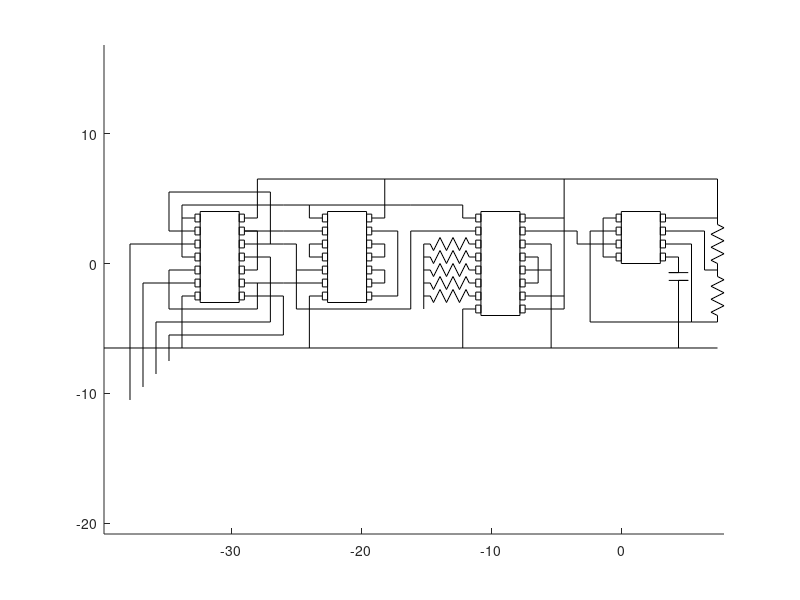

This figure's MATLAB source:
% draw logic circuit for Halloween costume
clear
clc

% x = absolute position x
% y =  y
% dx = displacement x
% dy = displacement y
% sx = spacing of x
% sy = spacing of y
% l = lenth
% b = breadth

% w = of wire
% i = of integrated circuit
% p = of pin
% r = of resistor
% c = of capacitor

%dxw = 0; % don't bother using
%dyw = 0; % don't bother using
sxw = 1;
syw = 1;

dxp = 0.4;
dyp = 0.6;
dxi = 3;
dyi = 1 - dyp;
sxp = dxi + dxp;
syp = syw;

lr = 4*sxw;
br = 0.5*sxw;
er = 0.5;
sr = 6;
lrl = [0 er er+([1:sr]-0.5)*((lr-2*er)/sr) lr-er lr NaN];
brb = [0 0 (-1).^[0:(sr-1)] 0 0 NaN]*br;

lc = 3*sxw;
bc = 0.75*sxw;
lcl = [0 0.4 0.4 0.4 NaN 0.6 0.6 0.6 1]*lc;
bcb = [0 0 1 -1 NaN 1 -1 0 0]*bc;

% pc = pin count (one side)
% ll = lower left of current integrated circuit
% t = temp

% initialize lines
xw = [];
yw = [];
xi = [];
yi = [];
xp = [];
yp = [];
xr = [];
yr = [];
xc = [];
yc = [];

%%%%%%%%%%%%%%%%%%%%%%%%%%%%%%%%

% VCC
xt = dxi + dxp + 4*sxw;
x1 = 0 - 5*dxp - 16*sxw - 2*dxi - lr;
yt = dyi/2 + 3*syp + dyp/2 + 3*syw;
xw = [xw xt x1 NaN];
yw = [yw yt yt NaN];


% GND
xt = dxi + dxp + sxw   +3*sxw;
x1 = 0 - 7*dxp - 24*sxw - 3*dxi - lr;
yt = dyi/2 + 0*syp + dyp/2 - syp*4 - syw*3;
xw = [xw xt x1 NaN];
yw = [yw yt yt NaN];



%%%%%%%%%%%%%%%%%%%%%%%%%%%%%%%%

% 555 timer
pc = 4;
xll = 0;
yll = 0;

% draw IC
xi = [xi xll xll xll+dxi xll+dxi xll NaN];
yi = [yi yll yll+(pc-1)*syp+dyp+dyi yll+(pc-1)*syp+dyp+dyi yll yll NaN];
for ii = 1:pc
  yt = yll + dyi/2 + (ii-1)*syp;

  xt = xll - dxp;
  xp = [xp xt xt xt+dxp xt+dxp xt NaN];
  yp = [yp yt yt+dyp yt+dyp yt yt NaN];

  xt = xll + dxi;
  xp = [xp xt xt xt+dxp xt+dxp xt NaN];
  yp = [yp yt yt+dyp yt+dyp yt yt NaN];
end

% draw wires

% 4, 1
xt = xll - dxp;
yt = yll + dyi/2 + 0*syp + dyp/2;
xw = [xw xt xt-sxw xt-sxw xt NaN];
yw = [yw yt yt yt+3*syp yt+3*syp NaN];

% 2
xt = xll - dxp;
yt = yll + dyi/2 + 2*syp + dyp/2;
xw = [xw xt xt-2*sxw xt-2*sxw xt+2*dxp+dxi+2*sxw NaN];
yw = [yw yt yt yt+syp-2*lr yt+syp-2*lr NaN];

% 3
xt = xll - dxp;
yt = yll + dyi/2 + 1*syp + dyp/2;
xw = [xw xt xt-3*sxw NaN];
yw = [yw yt yt NaN];

% 5
yt = yll + dyi/2 + 0*syp + dyp/2;
xt = xll + dxi + dxp;
xw = [xw xt xt+sxw NaN xt+sxw xt+sxw NaN];
yw = [yw yt yt NaN yt-lc yt-syp*4-syw*3 NaN];
% c
xc = [xc xt+sxw-bcb];
yc = [yc yt-lcl];

% 6
yt = yll + dyi/2 + 1*syp + dyp/2;
xt = xll + dxi + dxp;
xw = [xw xt xt+2*sxw xt+2*sxw xt+4*sxw NaN];
yw = [yw yt yt yt+2*syp-2*lr yt+2*syp-2*lr NaN];

% 7
yt = yll + dyi/2 + 2*syp + dyp/2;
xt = xll + dxi + dxp;
xw = [xw xt xt+3*sxw xt+3*sxw xt+4*sxw NaN];
yw = [yw yt yt yt+syp-lr yt+syp-lr NaN];
% r
xr = [xr xt+4*sxw+brb];
yr = [yr yt-lr+syp-lrl];

% 8
yt = yll + dyi/2 + 3*syp + dyp/2;
xt = xll + dxi + dxp;
xw = [xw xt xt+4*sxw xt+4*sxw NaN];
yw = [yw yt yt yt+3*syw NaN];
% r
xr = [xr xt+4*sxw+brb];
yr = [yr yt-lrl];

%%%%%%%%%%%%%%%%%%%%%%%%%%%%%%%%

% counter
pc = 8;
xll = xll - dxp - 7*sxw - dxi - dxp;
yll = yll - 4*syp;

% draw IC
xi = [xi xll xll xll+dxi xll+dxi xll NaN];
yi = [yi yll yll+(pc-1)*syp+dyp+dyi yll+(pc-1)*syp+dyp+dyi yll yll NaN];
for ii = 1:pc
  yt = yll + dyi/2 + (ii-1)*syp;

  xt = xll - dxp;
  xp = [xp xt xt xt+dxp xt+dxp xt NaN];
  yp = [yp yt yt+dyp yt+dyp yt yt NaN];

  xt = xll + dxi;
  xp = [xp xt xt xt+dxp xt+dxp xt NaN];
  yp = [yp yt yt+dyp yt+dyp yt yt NaN];
end

% 1
xt = xll - dxp;
yt = yll + dyi/2 + 7*syp + dyp/2;
xw = [xw xt xt-sxw xt-sxw xt-sxw-lr NaN];
yw = [yw yt yt yt+syw yt+syw NaN];

% 2
xt = xll - dxp;
yt = yll + dyi/2 + 6*syp + dyp/2;
xw = [xw xt xt-sxw-lr xt-sxw-lr NaN];
yw = [yw yt yt yt-5*syp-syw NaN];

% 3,4,5,6,7
for ii = 5:-1:1
    xt = xll - dxp;
    yt = yll + dyi/2 + ii*syp + dyp/2;
    xw = [xw xt-lr xt-lr NaN];
    yw = [yw yt yt-syp NaN];
    % r
    xr = [xr xt-lrl];
    yr = [yr yt+brb];
end
% add connector to bottom

% 8
xt = xll - dxp;
yt = yll + dyi/2 + 0*syp + dyp/2;
xw = [xw xt xt-sxw xt-sxw NaN];
yw = [yw yt yt yt-syw*3 NaN];

% 9
xt = xll + dxi + dxp;
yt = yll + dyi/2 + 0*syp + dyp/2;
xw = [xw xt xt+3*sxw xt+3*sxw NaN];
yw = [yw yt yt yt+syp NaN];

% 10
xt = xll + dxi + dxp;
yt = yll + dyi/2 + 1*syp + dyp/2;
xw = [xw xt xt+3*sxw xt+3*sxw NaN];
yw = [yw yt yt yt+6*syp NaN];

% 11, 13
xt = xll + dxi + dxp;
yt = yll + dyi/2 + 2*syp + dyp/2;
xw = [xw xt xt+sxw xt+sxw xt NaN];
yw = [yw yt yt yt+2*syp yt+2*syp NaN];

% 12
xt = xll + dxi + dxp;
yt = yll + dyi/2 + 3*syp + dyp/2;
xw = [xw xt xt+2*sxw xt+2*sxw NaN];
yw = [yw yt yt yt-3*syp-3*syw NaN];

% 14
xt = xll + dxi + dxp;
yt = yll + dyi/2 + 5*syp + dyp/2;
xw = [xw xt xt+2*sxw xt+2*sxw NaN];
yw = [yw yt yt yt-2*syp NaN];

% 15
xt = xll + dxi + dxp;
yt = yll + dyi/2 + 6*syp + dyp/2;
xw = [xw xt xt+4*sxw xt+4*sxw NaN];
yw = [yw yt yt yt-syp NaN];

% 16
xt = xll + dxi + dxp;
yt = yll + dyi/2 + 7*syp + dyp/2;
xw = [xw xt xt+3*sxw xt+3*sxw NaN];
yw = [yw yt yt yt+3*syw NaN];

%%%%%%%%%%%%%%%%%%%%%%%%%%%%%%%%

% not gate
pc = 7;
xll = xll - dxp - 4*sxw - lr - dxi - dxp;
yll = yll + syp;

% draw IC
xi = [xi xll xll xll+dxi xll+dxi xll NaN];
yi = [yi yll yll+(pc-1)*syp+dyp+dyi yll+(pc-1)*syp+dyp+dyi yll yll NaN];
for ii = 1:pc
  yt = yll + dyi/2 + (ii-1)*syp;

  xt = xll - dxp;
  xp = [xp xt xt xt+dxp xt+dxp xt NaN];
  yp = [yp yt yt+dyp yt+dyp yt yt NaN];

  xt = xll + dxi;
  xp = [xp xt xt xt+dxp xt+dxp xt NaN];
  yp = [yp yt yt+dyp yt+dyp yt yt NaN];
end

% 1
xt = xll - dxp;
yt = yll + dyi/2 + 6*syp + dyp/2;
xw = [xw xt xt-sxw xt-sxw xt+dxp+dxi+dxp+3*sxw NaN];
yw = [yw yt yt yt+syw yt+syw NaN];
xw = [xw xt-sxw xt-3*sxw NaN];
yw = [yw yt+syw yt+syw NaN];

% 2
xt = xll - dxp;
yt = yll + dyi/2 + 5*syp + dyp/2;
xw = [xw xt xt-3*sxw NaN];
yw = [yw yt yt NaN];

% 3, 4
xt = xll - dxp;
yt = yll + dyi/2 + 4*syp + dyp/2;
xw = [xw xt xt-sxw xt-sxw xt NaN];
yw = [yw yt yt yt-syp yt-syp NaN];

% 5
xt = xll - dxp;
yt = yll + dyi/2 + 2*syp + dyp/2;
xw = [xw xt xt-2*sxw xt-2*sxw xt+dxp+dxi+dxp+3*sxw NaN];
yw = [yw yt yt yt-2*syp-syw yt-2*syp-syw NaN];
xw = [xw xt-2*sxw xt-2*sxw xt-3*sxw NaN];
yw = [yw yt yt+2*syp yt+2*syp NaN];

% 6
xt = xll - dxp;
yt = yll + dyi/2 + 1*syp + dyp/2;
xw = [xw xt xt-3*sxw NaN];
yw = [yw yt yt NaN];

% 7
xt = xll - dxp;
yt = yll + dyi/2 + 0*syp + dyp/2;
xw = [xw xt xt-sxw xt-sxw NaN];
yw = [yw yt yt yt-syp-syw*3 NaN];

% 8, 13
xt = xll + dxi + dxp;
yt = yll + dyi/2 + 0*syp + dyp/2;
xw = [xw xt xt+2*sxw xt+2*sxw xt NaN];
yw = [yw yt yt yt+5*syp yt+5*syp NaN];

% 9, 10
xt = xll + dxi + dxp;
yt = yll + dyi/2 + 1*syp + dyp/2;
xw = [xw xt xt+sxw xt+sxw xt NaN];
yw = [yw yt yt yt+syp yt+syp NaN];

% 11, 12
xt = xll + dxi + dxp;
yt = yll + dyi/2 + 3*syp + dyp/2;
xw = [xw xt xt+sxw xt+sxw xt NaN];
yw = [yw yt yt yt+syp yt+syp NaN];

% 14
xt = xll + dxi + dxp;
yt = yll + dyi/2 + 6*syp + dyp/2;
xw = [xw xt xt+sxw xt+sxw NaN];
yw = [yw yt yt yt+3*syw NaN];

%%%%%%%%%%%%%%%%%%%%%%%%%%%%%%%%

% and gate
pc = 7;
xll = xll - dxp - 6*sxw - dxi - dxp;
yll = yll;

% draw IC
xi = [xi xll xll xll+dxi xll+dxi xll NaN];
yi = [yi yll yll+(pc-1)*syp+dyp+dyi yll+(pc-1)*syp+dyp+dyi yll yll NaN];
for ii = 1:pc
  yt = yll + dyi/2 + (ii-1)*syp;

  xt = xll - dxp;
  xp = [xp xt xt xt+dxp xt+dxp xt NaN];
  yp = [yp yt yt+dyp yt+dyp yt yt NaN];

  xt = xll + dxi;
  xp = [xp xt xt xt+dxp xt+dxp xt NaN];
  yp = [yp yt yt+dyp yt+dyp yt yt NaN];
end

% 1
xt = xll - dxp;
yt = yll + dyi/2 + 6*syp + dyp/2;
xw = [xw xt xt-sxw xt-sxw xt+dxp+dxi+dxp+3*sxw NaN];
yw = [yw yt yt yt+syw yt+syw NaN];

% 2
xt = xll - dxp;
yt = yll + dyi/2 + 5*syp + dyp/2;
xw = [xw xt xt-2*sxw xt-2*sxw xt+dxp+dxi+dxp+2*sxw xt+dxp+dxi+dxp+2*sxw NaN];
yw = [yw yt yt yt+syp+2*syw yt+syp+2*syw yt-syp NaN];

% 3
xt = xll - dxp;
yt = yll + dyi/2 + 4*syp + dyp/2;
xw = [xw xt xt-5*sxw xt-5*sxw NaN];
yw = [yw yt yt yt-4*syp-8*syw NaN];

% 4
xt = xll - dxp;
yt = yll + dyi/2 + 3*syp + dyp/2;
xw = [xw xt xt-sxw xt-sxw NaN];
yw = [yw yt yt yt+3*syw NaN];

% 5
xt = xll - dxp;
yt = yll + dyi/2 + 2*syp + dyp/2;
xw = [xw xt xt-2*sxw xt-2*sxw xt+dxp+dxi+dxp+sxw xt+dxp+dxi+dxp+sxw NaN];
yw = [yw yt yt yt-2*syp-syw yt-2*syp-syw yt-syp NaN];

% 6
xt = xll - dxp;
yt = yll + dyi/2 + 1*syp + dyp/2;
xw = [xw xt xt-4*sxw xt-4*sxw NaN];
yw = [yw yt yt yt-syp-7*syw NaN];

% 7
xt = xll - dxp;
yt = yll + dyi/2 + 0*syp + dyp/2;
xw = [xw xt xt-sxw xt-sxw NaN];
yw = [yw yt yt yt-syp-syw*3 NaN];

% 8
xt = xll + dxi + dxp;
yt = yll + dyi/2 + 0*syp + dyp/2;
xw = [xw xt xt+3*sxw xt+3*sxw xt-dxp-dxi-dxp-2*sxw xt-dxp-dxi-dxp-2*sxw NaN];
yw = [yw yt yt yt-3*syw yt-3*syw yt-5*syw NaN];

% 9
xt = xll + dxi + dxp;
yt = yll + dyi/2 + 1*syp + dyp/2;
xw = [xw xt xt+3*sxw NaN];
yw = [yw yt yt NaN];

% 10, 13
xt = xll + dxi + dxp;
yt = yll + dyi/2 + 2*syp + dyp/2;
xw = [xw xt xt+sxw xt+sxw xt NaN];
yw = [yw yt yt yt+3*syp yt+3*syp NaN];
%xw = [xw xt+sxw xt+5*sxw NaN];
%yw = [yw yt+3*syp yt+3*syp NaN];

% 11
xt = xll + dxi + dxp;
yt = yll + dyi/2 + 3*syp + dyp/2;
xw = [xw xt xt+2*sxw xt+2*sxw xt-dxp-dxi-dxp-3*sxw  xt-dxp-dxi-dxp-3*sxw NaN];yw = [yw yt yt yt-3*syp-2*syw yt-3*syp-2*syw yt-3*syp-6*syw NaN]; 
% 12
xt = xll + dxi + dxp;
yt = yll + dyi/2 + 4*syp + dyp/2;
xw = [xw xt xt+3*sxw NaN];
yw = [yw yt yt NaN];

% 13
xt = xll + dxi + dxp;
yt = yll + dyi/2 + 5*syp + dyp/2;
xw = [xw xt xt+3*sxw NaN];
yw = [yw yt yt NaN];

% 14
xt = xll + dxi + dxp;
yt = yll + dyi/2 + 6*syp + dyp/2;
xw = [xw xt xt+sxw xt+sxw NaN];
yw = [yw yt yt yt+3*syw NaN];

%%%%%%%%%%%%%%%%%%%%%%%%%%%%%%%%

xt = xll - dxp;
yt = yll + dyi/2 + 4*syp + dyp/2;
xt = xt-6*sxw;
yt = yt-syp;

%%%%%%%%%%%%%%%%%%%%%%%%%%%%%%%%

figure(1)
clf
hold on
plot(xw, yw, 'k') %'r')
plot(xp, yp, 'k') %'b')
plot(xi, yi, 'k') %'k')
plot(xr, yr, 'k') %'m')
plot(xc, yc, 'k') %'g')
%plot(lrl, brb, 'k')
%plot(lcl, bcb+3, 'k')
axis("equal")
hold off

